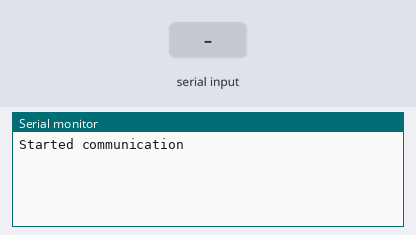
Simulated run of this sketch. Board: Raspberry Pi Pico. On the bench: the last lines printed to the serial monitor. The inputs (shaded band) are chosen by the test bench.

Above: at 1.2 s.
1.3 s: "1" received over the second serial link
At 1.8 s:
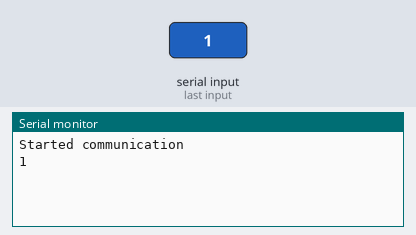
2.8 s: "0" received over the second serial link
At 4.0 s:
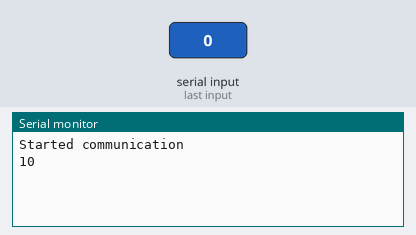
4.3 s: "2" received over the second serial link
At 5.2 s:
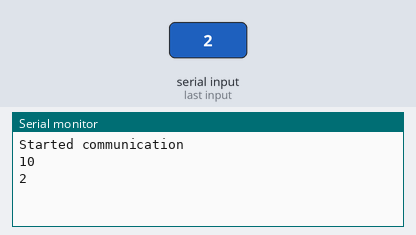

The sketch:

serialcomm.ino
```cpp
void setup() {
  // put your setup code here, to run once:
  Serial.begin(9600);
  Serial1.setTX(0);
  Serial1.setRX(1);
  Serial1.begin(115200);
  while(!Serial);
  Serial.println("Started communication");
}
int iter = 0;
void loop() {
  // // put your main code here, to run repeatedly:
  if(Serial1.available()){
    Serial.print((char)Serial1.read());
    if(iter++&1)Serial.println();
  }
  // else{
  //   Serial.println("waiting...");
  //   delay(1000);
  // }
}
```

Measured:
- after the input at 1.3 s, the serial monitor: prints a new line at once (image 1)
- after the input at 2.8 s, the serial monitor: prints a new line at once (image 2)
- after the input at 4.3 s, the serial monitor: prints a new line at once (image 3)
